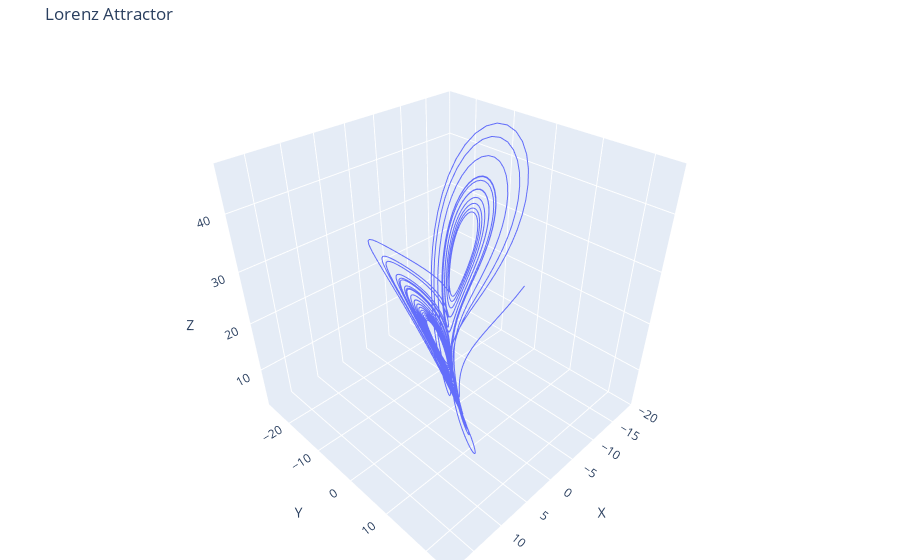

Source (notebook cell):
### Code cell
trajectory = heuns_solver(initial_state=x0,delta_t=dt)
sim = simulation(trajectory)

### Figure 1 — Plotly figure (JSON) as saved in the notebook; plotly's stock layout.template omitted (floating-point values rounded to 4 significant figures; data arrays with more than 128 entries replaced by an {"elided": "..."} marker saying what was removed)
{"data": [{"marker": {"size": 2}, "mode": "lines", "type": "scatter3d", "x": {"elided": "2500 float values"}, "y": {"elided": "2500 float values"}, "z": {"elided": "2500 float values"}}], "layout": {"margin": {"b": 0, "l": 0, "r": 0, "t": 40}, "scene": {"aspectmode": "cube", "xaxis": {"title": {"text": "X"}}, "yaxis": {"title": {"text": "Y"}}, "zaxis": {"title": {"text": "Z"}}}, "title": {"text": "Lorenz Attractor"}}}
